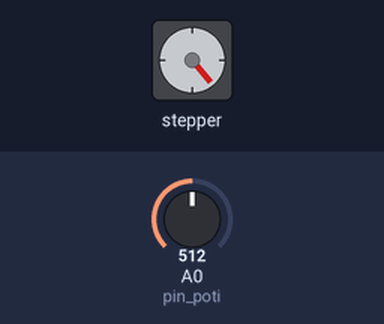
The sketch below on a simulated Arduino Uno, built with avr-gcc and run on an emulated ATmega328P. On the bench: stepper motor. Inputs (shaded band) come from the test bench; at power-on: A0 (pin_poti) = 512. Stepper angles assume 200 steps per turn.

Above: at 1.2 s.
1.3 s: A0 (pin_poti) set to 306
At 1.95 s:
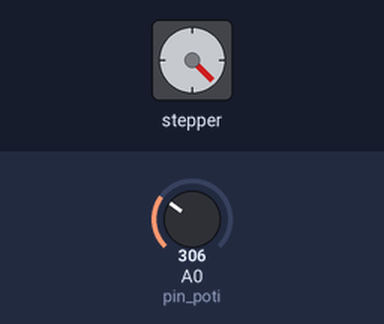
4.3 s: A0 (pin_poti) set to 122
7.3 s: A0 (pin_poti) set to 0
At 7.3 s:
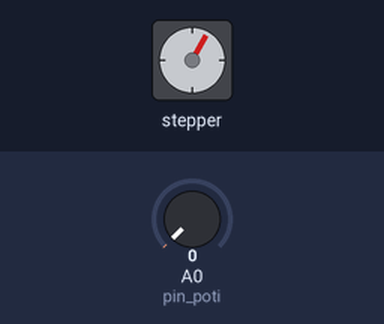
8.8 s: A0 (pin_poti) set to 511
At 9.25 s:
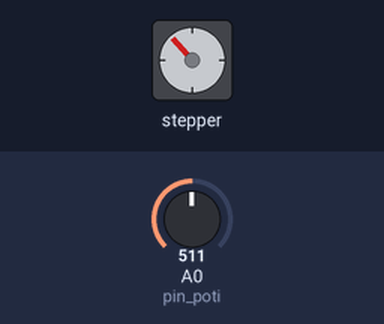
11.8 s: A0 (pin_poti) set to 716
Timing chart, 0 to 18.8 s (numbered marks = the images above; inputs shaded):
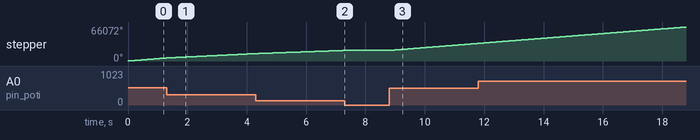

Measured:
- after the input at 7.3 s, stepper: stops changing and stays 20550°
- after the input at 8.8 s, stepper: keeps turning clockwise at about 4552°/s, starting at once

The sketch:

20210426_Arduino_StepperMotorTest_AccelStepper.ino
```cpp
#include <AccelStepper.h>

const uint8_t pin_dir = 5;
const uint8_t pin_step = 6;
const uint8_t pin_poti = A0;
uint16_t v = 0;
uint16_t max_speed = 6000;

AccelStepper stepper(1, pin_step, pin_dir);

void setup() {
  stepper.setMaxSpeed(max_speed);  // steps per second
  stepper.setSpeed(max_speed);
}

void loop() {
  v = analogRead(A0);
  v = map(v, 0, 512, 0, max_speed);
  v = constrain(v, 0, max_speed);
  stepper.setSpeed(v); // steps per second

  stepper.runSpeed();
}
```
